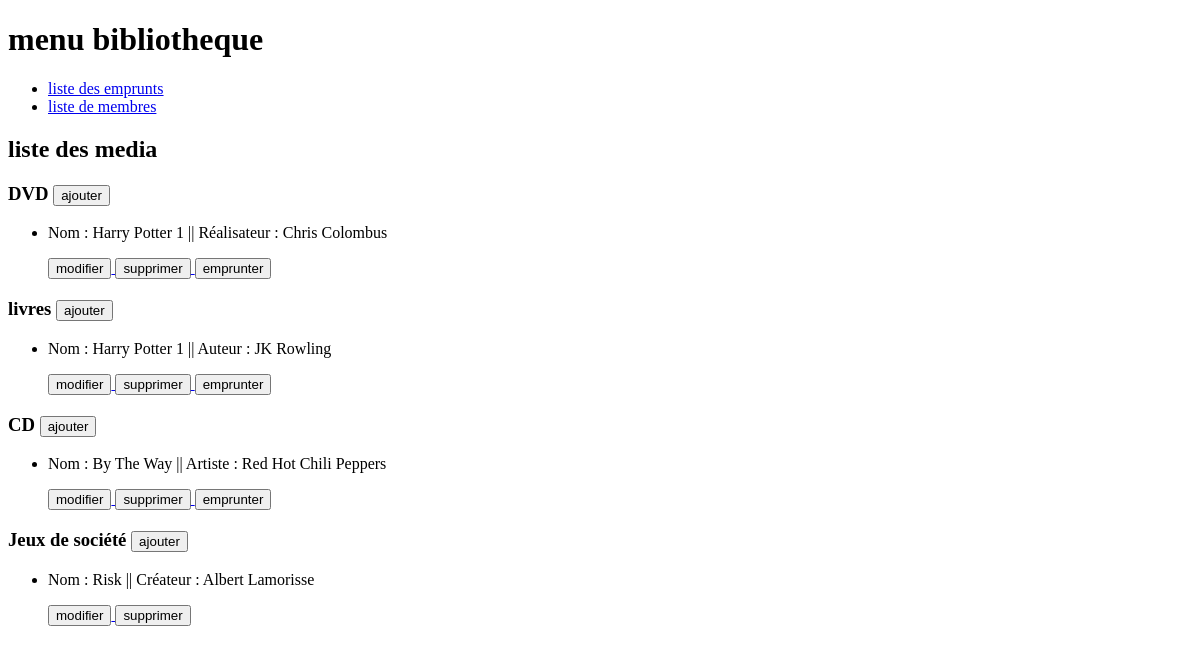
The app's page /, older data.
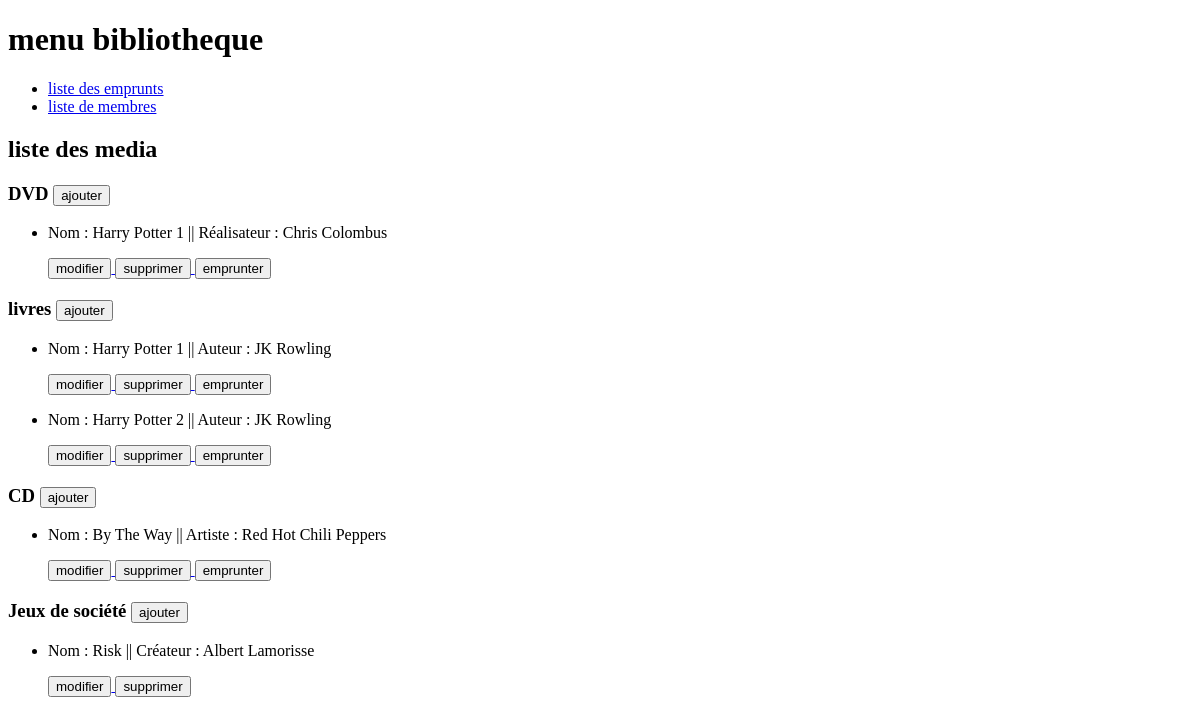
The same page, newer data.
### bibliothecaire/models.py (models this page shows, shortened)
class Media(models.Model):
    name = models.fields.CharField(max_length=150)
    available = models.fields.BooleanField(default=True)

class Dvd(Media):
    director = models.fields.CharField(max_length=150)

class Media(models.Model):
    name = models.fields.CharField(max_length=150)
    available = models.fields.BooleanField(default=True)

class Book(Media):
    author = models.fields.CharField(max_length=150)

class Cd(Media):
    artist = models.fields.CharField(max_length=150)

class BoardGame(models.Model):
    name = models.fields.CharField(max_length=150)
    creator = models.fields.CharField(max_length=150)

### bibliothecaire/views.py (the view)
# urls.py: path('', media_list),
def media_list(request):
    dvds = Dvd.objects.all()
    books = Book.objects.all()
    cds = Cd.objects.all()
    bgs = BoardGame.objects.all()
    return render(request, 'mediaList.html', {'dvds' : dvds , 'books' : books, 'cds' : cds, 'bgs' : bgs})

### bibliothecaire/templates/mediaList.html
{% extends 'menuBibliotheque.html' %}
{% block medialist %}
<div>
    <h2>liste des media</h2>
    <div>
        <h3>DVD <a href="/adddvd"><input type="button" value="ajouter"></a></h3>
        <ul>
            {% for dvd in dvds %}
            <li>
                <p>Nom : {{ dvd.name }}  ||  Réalisateur : {{ dvd.director }}</p>
                <a href="/updatedvd/{{dvd.id}}">
                    <input type="button" value="modifier">
                </a>
                <a href="/deletemedia/{{ media.id }}" >
                    <input type="button" value="supprimer">
                </a>
                {% if dvd.available == True %}
                <a href="/createborrow/{{dvd.id}}">
                    <input type="button" value="emprunter">
                </a>
                {% elif dvd.available == False %}
                <p>|| non disponible à l'emprunt ! ||</p>
                {% endif %}
            </li>
            {% endfor %}
        </ul>
    </div>
    <div>
        <h3>livres <a href="/addbook"><input type="button" value="ajouter"></a></h3>
        <ul>
            {% for book in books %}
            <li>
                <p>Nom : {{ book.name }}  ||  Auteur : {{ book.author }} </p>
                <a href="/updatebook/{{book.id}}">
                    <input type="button" value="modifier">
                </a>
                <a href="/deletemedia/{{book.id}}" >
                    <input type="button" value="supprimer">
                </a>
                {% if book.available == True %}
                <a href="/createborrow/{{book.id}}">
                    <input type="button" value="emprunter">
                </a>
                {% elif book.available == False %}
                <p>|| non disponible à l'emprunt ! ||</p>
                {% endif %}
            </li>
            {% endfor %}
        </ul>
    </div>
    <div>
        <h3>CD <a href="/addcd"><input type="button" value="ajouter"></a></h3>
        <ul>
            {% for cd in cds %}
            <li>
                <p>Nom : {{ cd.name }}  ||  Artiste : {{ cd.artist }}</p>
                <a href="/updatecd/{{cd.id}}">
                    <input type="button" value="modifier">
                </a>
                <a href="/deletemedia/{{media.id}}" >
                    <input type="button" value="supprimer">
                </a>
                {% if cd.available == True %}
                <a href="/createborrow/{{cd.id}}">
                    <input type="button" value="emprunter">
                </a>
                {% elif cd.available == False %}
                <p>|| non disponible à l'emprunt ! ||</p>
                {% endif %}
            </li>
            {% endfor %}
        </ul>
    </div>
    <div>
        <h3>Jeux de société <a href="/addbg"><input type="button" value="ajouter"></a></h3>
        <ul>
            {% for bg in bgs %}
            <li><p>Nom : {{ bg.name }}  ||  Créateur : {{ bg.creator }}</p>
                <a href="/updatebg/{{ bg.id }}">
                    <input type="button" value="modifier">
                </a>
                <a href="/deletemedia/{{media.id}}" >
                    <input type="button" value="supprimer">
                </a>
            </li>
            {% endfor %}
        </ul>
    </div>
</div>
{% endblock %}

### bibliothecaire/templates/menuBibliotheque.html (shortened to what this page needs)
<!DOCTYPE html>
<html lang="fr">
<head>
</head>
<body>
<h1>menu bibliotheque</h1>
<nav>
    <ul>
        <li><a href="/borrowlist">liste des emprunts</a></li>
        <li><a href="/borrowerslist">liste de membres</a></li>
    </ul>
</nav>
<div>
    {% block medialist %}
    {% endblock %}
</div>
</body>
</html>

Row changes from the older to the newer data that the page shows:
added Book: name "Harry Potter 2", author "JK Rowling"
